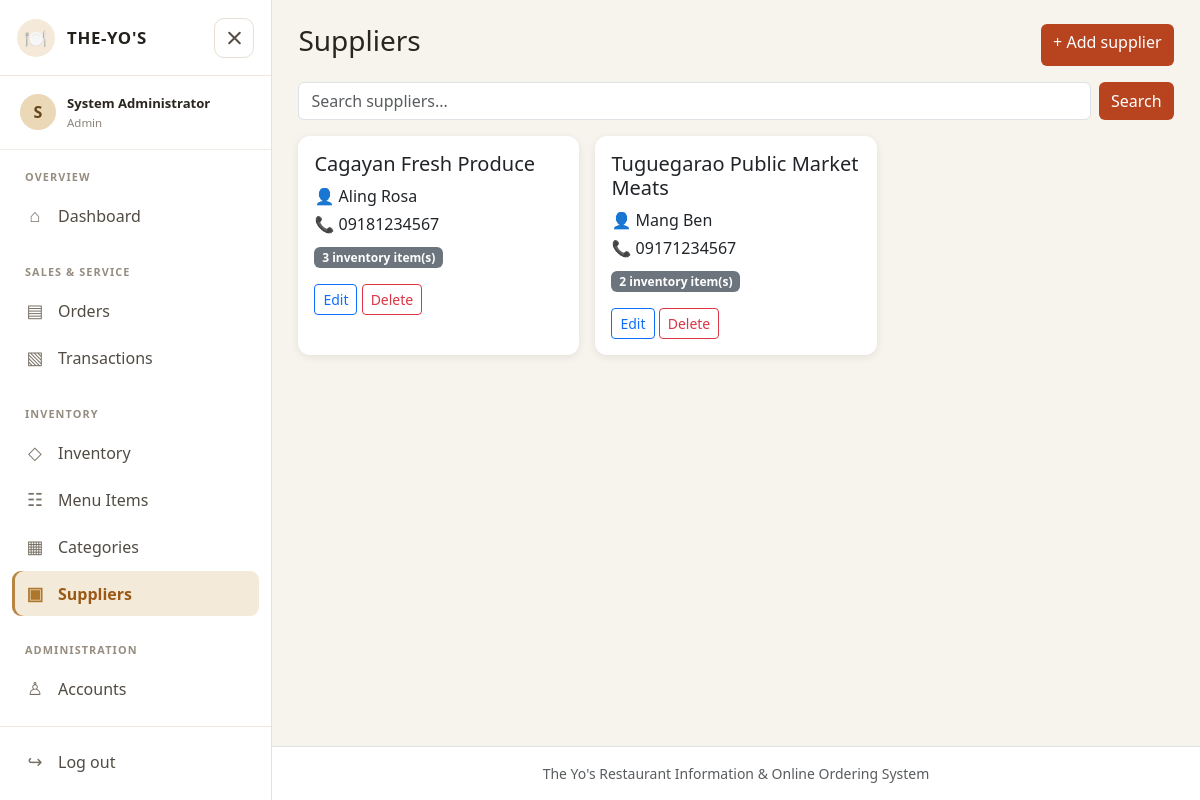
Page /suppliers.php (signed in) on the committed database.
### tables this page shows
CREATE TABLE suppliers (
  supplier_id INT AUTO_INCREMENT PRIMARY KEY,
  supplier_name VARCHAR(100) NOT NULL,
  contact_person VARCHAR(100) DEFAULT NULL,
  phone VARCHAR(20) DEFAULT NULL
);

### includes/config.php (called while the page is built, shortened)
<?php
try {
    $conn = mysqli_connect("localhost", "root", "", "theyos_db");
    mysqli_set_charset($conn, "utf8mb4");
} catch (mysqli_sql_exception $ex) {
    error_log($ex->getMessage());
    die("<h3>Cannot connect to the database.</h3><p>Start MySQL in XAMPP and import <b>sql/theyos_db.sql</b> in phpMyAdmin.</p>");
}
function e($s)          { return htmlspecialchars((string)$s, ENT_QUOTES, 'UTF-8'); }
function q($sql, $types = '', $params = []) {
    global $conn;
    $st = mysqli_prepare($conn, $sql);
    if ($types !== '') { mysqli_stmt_bind_param($st, $types, ...$params); }
    mysqli_stmt_execute($st);
    return $st;
}
function rows($st) { return mysqli_fetch_all(mysqli_stmt_get_result($st), MYSQLI_ASSOC); }

### suppliers.php (the view, shortened to what this page needs)
<?php
require 'includes/config.php'; require_admin();
$title = 'Suppliers'; $errors = []; $action = $_GET['action'] ?? 'list';
$row = ['supplier_id' => '', 'supplier_name' => '', 'contact_person' => '', 'phone' => ''];
$search = trim($_GET['search'] ?? '');
$list = rows(q("SELECT s.*, (SELECT COUNT(*) FROM inventory_items i WHERE i.supplier_id=s.supplier_id) AS items FROM suppliers s WHERE s.supplier_name LIKE ? OR s.contact_person LIKE ? ORDER BY s.supplier_name", 'ss', ["%$search%", "%$search%"]));
include 'includes/header.php';
?>
<?php if ($action === 'add' || $action === 'edit'): ?>
<div class="card" style="max-width:600px"><div class="card-body">
  <h4><?= $action === 'add' ? 'Add' : 'Edit' ?> supplier</h4>
  <form method="post"><input type="hidden" name="supplier_id" value="<?= e($row['supplier_id']) ?>">
    <label class="form-label">Supplier name</label><input class="form-control mb-2" name="supplier_name" value="<?= e($row['supplier_name']) ?>">
    <label class="form-label">Contact person</label><input class="form-control mb-2" name="contact_person" value="<?= e($row['contact_person']) ?>">
    <label class="form-label">Phone</label><input class="form-control mb-3" name="phone" value="<?= e($row['phone']) ?>">
    <button class="btn btn-yo">Save</button> <a class="btn btn-outline-secondary" href="suppliers.php">Cancel</a></form>
</div></div>
<?php else: ?>
<div class="d-flex justify-content-between mb-3"><h3>Suppliers</h3><a class="btn btn-yo" href="?action=add">+ Add supplier</a></div>
<form class="d-flex gap-2 mb-3" method="get"><input class="form-control" name="search" placeholder="Search suppliers..." value="<?= e($search) ?>"><button class="btn btn-yo">Search</button></form>
<div class="row g-3">
<?php foreach ($list as $s): ?>
  <div class="col-md-6 col-lg-4"><div class="card h-100"><div class="card-body">
    <h5><?= e($s['supplier_name']) ?></h5>
    <p class="mb-1">👤 <?= e($s['contact_person'] ?: '—') ?></p><p class="mb-2">📞 <?= e($s['phone'] ?: '—') ?></p>
    <span class="badge bg-secondary"><?= $s['items'] ?> inventory item(s)</span>
    <div class="mt-3"><a class="btn btn-sm btn-outline-primary" href="?action=edit&id=<?= $s['supplier_id'] ?>">Edit</a>
      <form method="post" class="d-inline" onsubmit="return confirm('Delete this supplier?')"><button class="btn btn-sm btn-outline-danger">Delete</button></form></div>
  </div></div></div>
<?php endforeach; if (!$list) echo "<p class='text-muted'>No suppliers found.</p>"; ?>
</div>
<?php endif; include 'includes/footer.php'; ?>

### css/style.css (style rules this page uses)
:root { --yo-brand:#b8431f; --yo-dark:#3b1d12; --yo-cream:#fff8f0; }
body { background: #f7f4ee; font-family: 'Segoe UI', Arial, sans-serif; color:#29251f; }
.btn-yo { background: var(--yo-brand); color:#fff; border:0; }
.card { border:0; box-shadow:0 2px 8px rgba(0,0,0,.08); border-radius:12px; }

### rows in the picture
suppliers: supplier_name "Cagayan Fresh Produce", contact_person "Aling Rosa", phone "09181234567", items "3"
suppliers: supplier_name "Tuguegarao Public Market Meats", contact_person "Mang Ben", phone "09171234567", items "2"

### other values in the picture
substr($_SESSION['fullname'], 0, 1) "S"
$_SESSION['fullname'] "System Administrator"
$_SESSION['accesslevel'] "Admin"
$icon "⌂ ▤ ▧ ◇ ☷ ▦ ▣ ♙"
$label "Dashboard Orders Transactions Inventory Menu Items Categories Suppliers Accounts"
